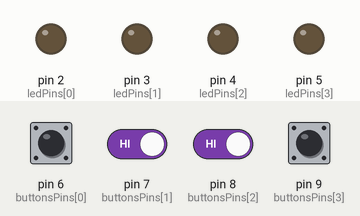
Recording of a sketch running on a simulated Arduino Uno, built with avr-gcc and run on an emulated ATmega328P. Parts: output pins drawn as LEDs (lit = HIGH). Dashed ring = blinking. The test bench sets the inputs (shaded band); at power-on: pin 6 (buttonsPins[0]), pin 7 (buttonsPins[1]), pin 8 (buttonsPins[2]), pin 9 (buttonsPins[3]) HIGH. Random numbers use the default seed unless the sketch sets one.

Above: at 1.3 s.
1.4 s: pin 6 (buttonsPins[0]) pulled LOW for 0.15 s
At 1.55 s:
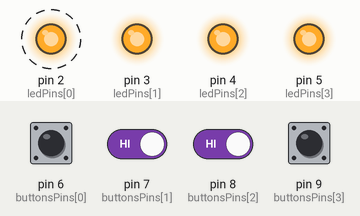
4.4 s: pin 6 (buttonsPins[0]) pulled LOW for 1 s
At 5.55 s:
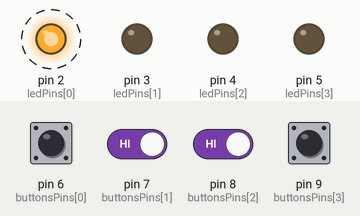
7.7 s: pin 7 (buttonsPins[1]) driven LOW and pin 8 (buttonsPins[2]) driven LOW
At 9.05 s:
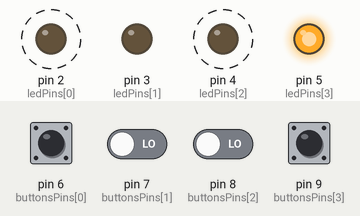
10.7 s: pin 7 (buttonsPins[1]) driven HIGH
At 11.35 s:
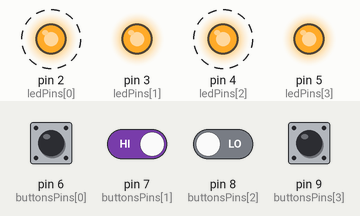
13.7 s: pin 8 (buttonsPins[2]) driven HIGH
15.6 s: pin 9 (buttonsPins[3]) pulled LOW for 0.15 s
At 16.95 s:
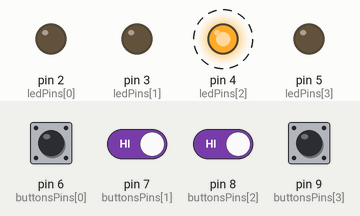
Timing chart, 0 to 18.6 s (numbered marks = the images above; inputs shaded):
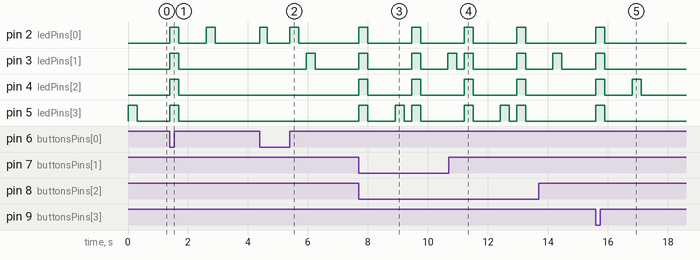

Measured:
- after the input at 1.4 s, pin 2 (ledPins[0]): alternates HIGH for 0.30 s and LOW for 0.90 s, starting at once; pin 3 (ledPins[1]), pin 4 (ledPins[2]), pin 5 (ledPins[3]): LOW → HIGH at once, → LOW 0.30 s later
- after the input at 4.4 s, pin 2 (ledPins[0]): alternates HIGH for 0.28 s and LOW for 0.75 s, 4 changes in all, then stays LOW, starting at once; pin 3 (ledPins[1]): LOW → HIGH after 1.6 s, → LOW 0.30 s later
- after the input at 7.7 s, pin 2 (ledPins[0]), pin 4 (ledPins[2]): alternates HIGH for 0.30 s and LOW for 1.5 s, starting at once; pin 3 (ledPins[1]): goes HIGH 0.30 s, LOW 1.5 s, HIGH 0.30 s, LOW 0.90 s, then HIGH, starting at once; pin 5 (ledPins[3]): goes HIGH 0.30 s, LOW 0.90 s, HIGH 0.30 s, LOW 0.25 s, HIGH 0.30 s, then LOW, starting at once
- after the input at 10.7 s, pin 2 (ledPins[0]): alternates HIGH for 0.30 s and LOW for 1.5 s, starting after 0.50 s; pin 5 (ledPins[3]): goes HIGH 0.30 s, LOW 0.90 s, HIGH 0.30 s, LOW 0.25 s, HIGH 0.30 s, then LOW, starting after 0.50 s
- after the input at 15.6 s, pin 2 (ledPins[0]), pin 3 (ledPins[1]), pin 5 (ledPins[3]): LOW → HIGH at once, → LOW 0.30 s later; pin 4 (ledPins[2]): alternates HIGH for 0.30 s and LOW for 0.90 s, 4 changes in all, then stays LOW, starting at once

The sketch:

completedSimonSays.ino
```cpp
// This is a template for a SIMON-SAYS game for the arduino
// The pins are already set up, so what you need to do is finish the functions.
#define MAX_SEQUENCE_LENGTH 5


// lets us access pins through their grouping
// ex: digitalWrite(ledPins[2], HIGH);  // writes pin4 to high
#define NUM_LEDS 4
int ledPins[NUM_LEDS] = {2,3,4,5};
int buttonsPins[NUM_LEDS] = {6,7,8,9};

// our game will go up to 10 turns
int sequence[MAX_SEQUENCE_LENGTH];

// variables to keep track of where we are in the game.
int sequenceLength = 0;
int playerIndex = 0;

// called on startup
void setup() {
    for (int i = 0; i < NUM_LEDS; i++) {
        pinMode(ledPins[i], OUTPUT);
        pinMode(buttonsPins[i], INPUT_PULLUP);
    }
    startNewGame();
}

// called constantly after startup
void loop() {
    // insert code here
    showSequence();
    if (checkPlayerInput()) {
        if (sequenceLength == MAX_SEQUENCE_LENGTH){
          victory();
        }
        else {
          sequenceLength++;
          delay(500);
        }

    } else {
        gameOver();
    }
}

// generates a new sequence to follow
// functions -
//      random(max) -> return random number within 0->max-1
//      random(min, max) -> return random number within min->max-1
void startNewGame() {
    // insert code here
    sequenceLength = 1;
    for (int i = 0; i < 10; i++) {
        sequence[i] = random(NUM_LEDS);
    }

}

// shows the sequence made by the computer up to sequenceLength
void showSequence() {
    // insert code here
    for (int i = 0; i < sequenceLength; i++) {
        digitalWrite(ledPins[sequence[i]], HIGH);
        delay(300);
        digitalWrite(ledPins[sequence[i]], LOW);
        delay(250);
    }
    // sets for player to begin at the beginning
    playerIndex = 0;
}

// checks player input to make sure if they mess up, return false, or if they succeed, return true
bool checkPlayerInput() {
    // insert code here
    while (playerIndex < sequenceLength) {
        for (int i = 0; i < NUM_LEDS; i++) {
            if (digitalRead(buttonsPins[i]) == LOW) {
                if (i == sequence[playerIndex]) {
                    digitalWrite(ledPins[i], HIGH);
                    delay(250);
                    digitalWrite(ledPins[i], LOW);
                    playerIndex++;
                    delay(250);
                } else {
                    return false;
                }
            }
        }
    }
    return true;
}

// flashes all leds on and off and then starts a new game.
void gameOver() {
   // for(int i = 0; i < 4; i++) {
        for(int j = 0; j < NUM_LEDS; j++)
            digitalWrite(ledPins[j], HIGH);
        delay(300);

        for(int j = 0; j < NUM_LEDS; j++)
            digitalWrite(ledPins[j], LOW);
        delay(200);
  //  }
    delay(700);
    startNewGame();
}

void victory() {
  for (int i = 0; i < 4; i++) {
    for (int j = 0; j < NUM_LEDS; j++) {
      digitalWrite(ledPins[j], HIGH);
      delay(100);
      digitalWrite(ledPins[j], LOW);
      delay(100);
    }
  }
  delay(700);
  startNewGame();
}
```
